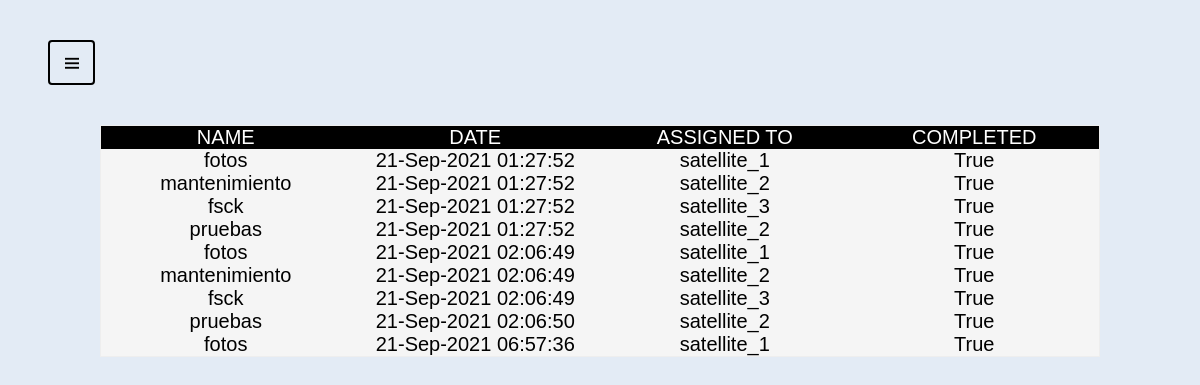
Before: /ground_control/tasks/ with the older database file.
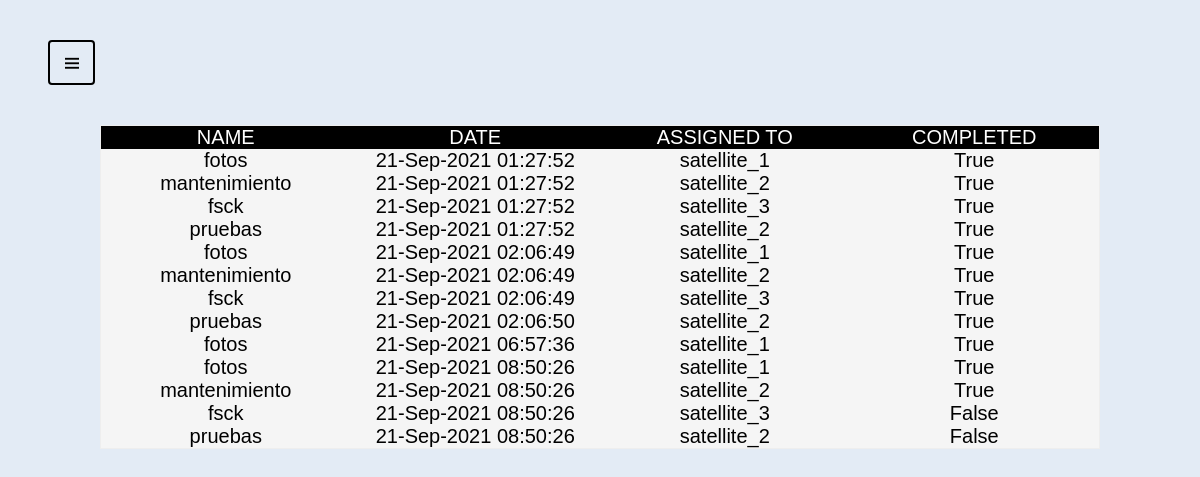
After: the same page with the newer database file.
### ground_control/models.py (models this page shows, shortened)
class Task(models.Model):
    name = models.CharField(max_length=100)
    date_added = models.DateTimeField(default=timezone.now)
    assigned_to = models.CharField(max_length=100) #TODO: use foreingKey
    completed = models.BooleanField()

### ground_control/views.py (the view)
# urls.py: path('tasks/', views.tasks, name='tasks'),
def tasks(request):
    context = {
        'tasks': Task.objects.all()
    }
    return render (request, 'ground_control/tasks.html', context)

### ground_control/templates/ground_control/tasks.html
{% extends "ground_control/base.html" %}
{% block content %}
<div class="container-table">
	<div class="table">
		<div class="table-header">
			<div class="header__item">Name</div>
			<div class="header__item">Date</div>
			<div class="header__item">Assigned to</div>
			<div class="header__item">Completed</div>
		</div>
		<div class="table-content">
            {% for task in tasks %}
			<div class="table-row">
				<div class="table-data">{{ task.name }}</div>
				<div class="table-data">{{ task.date_added|date:"j-M-Y h:i:s" }}</div>
				<div class="table-data">{{ task.assigned_to }}</div>
				<div class="table-data">{{ task.completed }}</div>
			</div>
            {% endfor %}
		</div>
	</div>
</div>
{% endblock content %}

### ground_control/templates/ground_control/base.html (shortened to what this page needs)
{% load static %}
<!DOCTYPE html>
<html>
<head>
    <link rel="stylesheet" type="text/css" href="{% static 'ground_control/index.css' %}">
</head>
<body>
    <details>
    <summary></summary>
    </details>
    {% block content %}
    {% endblock %}
</body>
</html>

### ground_control/static/ground_control/index.css (style rules this page uses)
.container-table { max-width: 1000px; margin-right:auto; margin-left:auto; display:flex; justify-content:center; align-items:baseline; min-height:10vh; background-color: whitesmoke; }
.table { width:100%; border:1px solid #EEEEEE; }
.table-header { display:flex; width:100%; background:#000; padding:(12 * 1.5) 0; }
.table-row { display:flex; width:100%; padding:(12 * 1.5) 0; }
.table-data, .header__item { flex: 1 1 20%; text-align:center; }
.header__item { text-transform:uppercase; color:white; text-decoration: none; position:relative; display:inline-block; padding-left: 24px; padding-right: 24px; }
:root { --primColor: rgb(227, 235, 245); --secoColor: black; --cornerRad: 4px; }
body { background-color: var(--primColor); font-family: Arial, Helvetica, sans-serif; font-size: 20px; }
details { margin: 40px; }
summary { writing-mode: vertical-lr; text-align: center; padding: 12px 10px; width: 23px; height: 17px; background-color: var(--primColor); border: 2px solid var(--secoColor); border-radius: var(--cornerRad); color: var(--secoColor); cursor: pointer; user-select: none; outline: none; transition: transform 200ms ease-in-out 0s; }
summary::before, summary::after { position: static; top: 0; left: 0; }
summary::before { content: ""; }
summary::after { content: "III"; letter-spacing: -1px; }
summary::marker { font-size: 0; }
details::before { color: var(--secoColor); position: absolute; margin-left: 80px; padding: 10px 10px; opacity: 0.4; }

Changed rows visible on the page:
added Task: name "fotos", date_added "21-Sep-2021 08:50:26", assigned_to "satellite_1", completed "True"
added Task: name "mantenimiento", date_added "21-Sep-2021 08:50:26", assigned_to "satellite_2", completed "True"
added Task: name "fsck", date_added "21-Sep-2021 08:50:26", assigned_to "satellite_3", completed "False"
added Task: name "pruebas", date_added "21-Sep-2021 08:50:26", assigned_to "satellite_2", completed "False"
